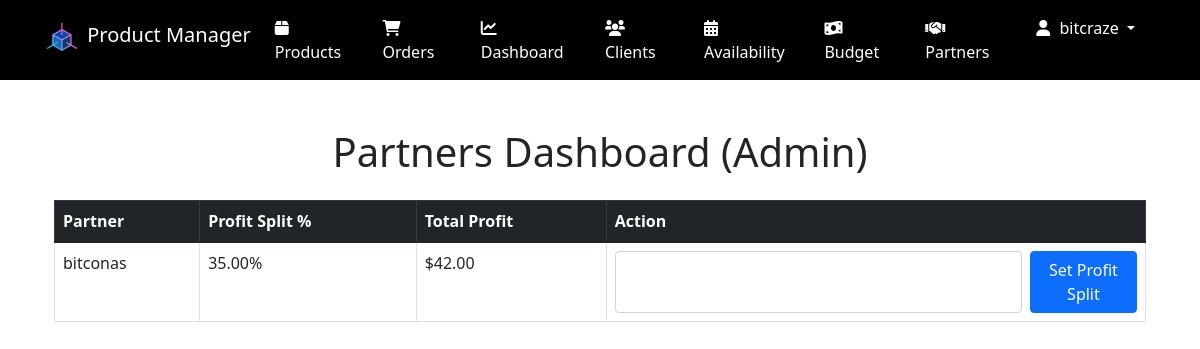
The page /partners/dashboard/ (signed in) on the database as committed earlier.
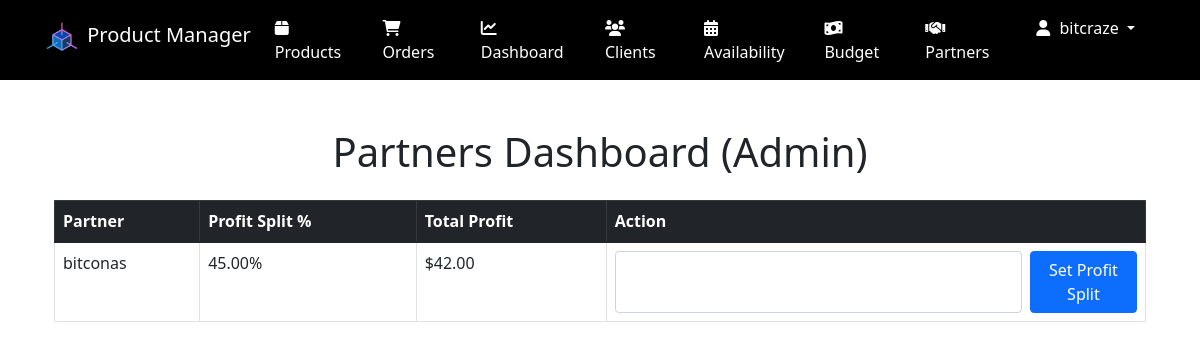
The same page on the database as committed later.
### partners/models.py (models this page shows, shortened)
class Partner(models.Model):
    user = models.OneToOneField(settings.AUTH_USER_MODEL, on_delete=models.CASCADE)
    profit_split_percentage = models.DecimalField(max_digits=5, decimal_places=2, default=0)
    total_profit = models.DecimalField(max_digits=10, decimal_places=2, default=0)

### accounts/models.py (models this page shows, shortened)
class CustomUser(AbstractUser):
    is_partner = models.BooleanField(default=False)

### partners/views.py (the view)
# urls.py: path('dashboard/', views.partner_dashboard, name='dashboard'),
@login_required
def partner_dashboard(request):
    if request.user.is_superuser:
        partners = Partner.objects.all()
        return render(request, 'partners/admin_dashboard.html', {'partners': partners})
    elif request.user.is_partner:
        partner = get_object_or_404(Partner, user=request.user)
        return render(request, 'partners/partner_dashboard.html', {'partner': partner})
    else:
        user = User.objects.get(username=request.user.username)
        partner_exists = Partner.objects.filter(user=user).exists()
        return HttpResponse(f"You are not a partner or superuser. Debug info: is_partner={user.is_partner}, partner_exists={partner_exists}")

### templates/partners/admin_dashboard.html (shortened to what this page needs)
{% extends 'base.html' %}
{% block content %}
<div class="container mt-5">
    <h1 class="text-center mb-4">Partners Dashboard (Admin)</h1>
    <div class="table-responsive">
        <table class="table table-bordered table-hover">
            <thead class="table-dark">
                <tr>
                    <th scope="col">Partner</th>
                    <th scope="col">Profit Split %</th>
                    <th scope="col">Total Profit</th>
                    <th scope="col">Action</th>
                </tr>
            </thead>
            <tbody>
                {% for partner in partners %}
                <tr>
                    <td>{{ partner.user.username }}</td>
                    <td>{{ partner.profit_split_percentage }}%</td>
                    <td>${{ partner.total_profit }}</td>
                    <td>
                        <form action="{% url 'partners:profit_split' partner.id %}" method="post" class="d-flex">
                            <input type="number" name="percentage" class="form-control me-2" step="0.01" min="0" max="100" required>
                            <button type="submit" class="btn btn-primary">Set Profit Split</button>
                        </form>
                    </td>
                </tr>
                {% endfor %}
            </tbody>
        </table>
    </div>
</div>
{% endblock %}

Rows that differ between the two databases and show on the page:
changed Partner "bitconas": profit_split_percentage "35.00" → "45.00"
